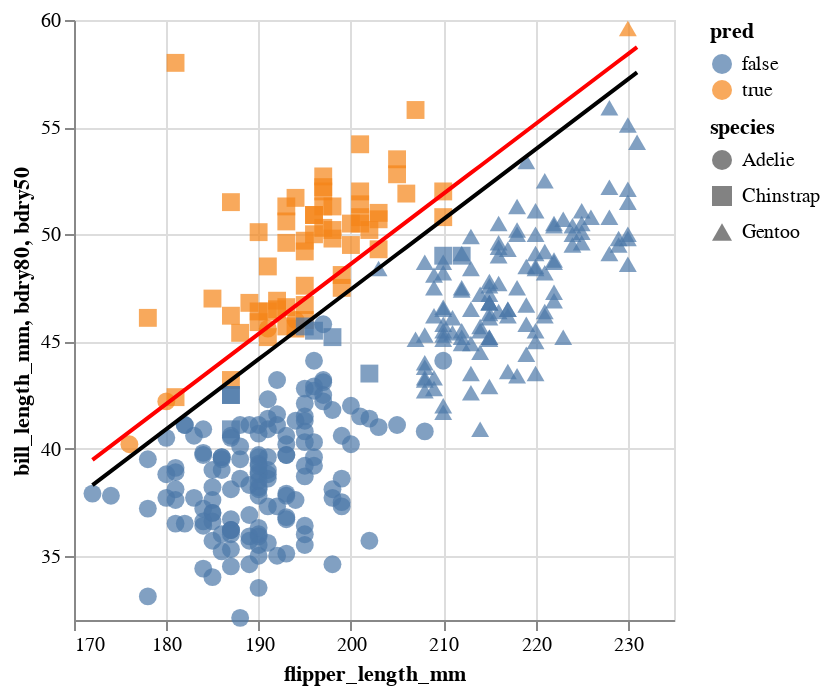

Notebook source saved alongside this figure:
### Code cell
c + c80 + c50

### Figure 1 — Vega-Lite specification as saved in the notebook (floating-point values rounded to 4 significant figures; data arrays with more than 128 entries replaced by an {"elided": "..."} marker saying what was removed)
{"config": {"view": {"continuousWidth": 300, "continuousHeight": 300}}, "layer": [{"mark": {"type": "point", "filled": true, "size": 80}, "encoding": {"color": {"field": "pred", "type": "nominal"}, "shape": {"field": "species", "type": "nominal"}, "x": {"field": "flipper_length_mm", "scale": {"zero": false}, "type": "quantitative"}, "y": {"field": "bill_length_mm", "scale": {"zero": false}, "type": "quantitative"}}}, {"mark": {"type": "line", "color": "red"}, "encoding": {"x": {"field": "flipper_length_mm", "scale": {"zero": false}, "type": "quantitative"}, "y": {"field": "bdry80", "scale": {"zero": false}, "type": "quantitative"}}}, {"mark": {"type": "line", "color": "black"}, "encoding": {"x": {"field": "flipper_length_mm", "scale": {"zero": false}, "type": "quantitative"}, "y": {"field": "bdry50", "scale": {"zero": false}, "type": "quantitative"}}}], "data": {"name": "data-5c49b98549b32786aaef58fd9561ed62"}, "$schema": "https://vega.github.io/schema/vega-lite/v5.8.0.json", "datasets": {"data-5c49b98549b32786aaef58fd9561ed62": {"elided": "333 records"}}}
